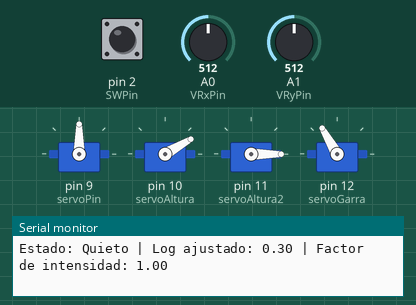
This sketch was run on a simulated Arduino Uno, built with avr-gcc and run on an emulated ATmega328P. Shown: 4 × servo, the last lines printed to the serial monitor. The test bench sets the inputs (shaded band); at power-on: A0 (VRxPin) = 512, pin 2 (SWPin) HIGH, A1 (VRyPin) = 512.

Above: at 1.2 s.
1.3 s: A0 (VRxPin) set to 550
4.3 s: A0 (VRxPin) set to 577
At 6.51 s:
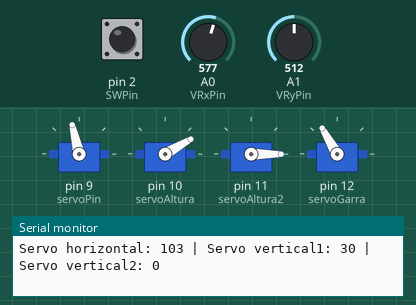
7.3 s: pin 2 (SWPin) pulled LOW for 1 s
At 7.59 s:
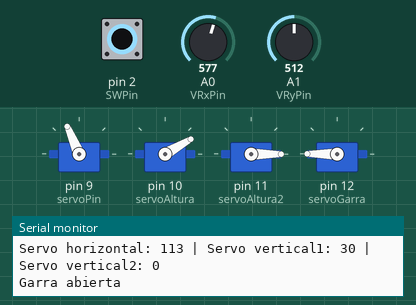
10.3 s: pin 2 (SWPin) pulled LOW for 3.2 s
At 14.6 s:
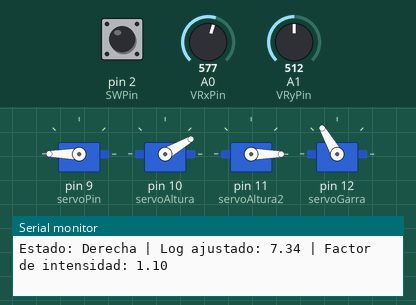
15.0 s: pin 2 (SWPin) pulled LOW for 0.15 s
At 16.2 s:
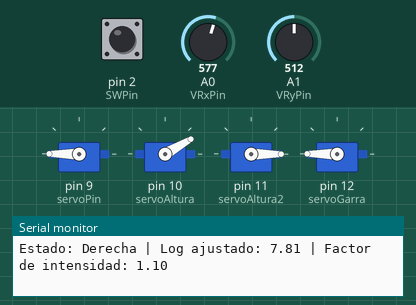
16.6 s: A0 (VRxPin) set to 475
19.6 s: A0 (VRxPin) set to 461
At 21.89 s:
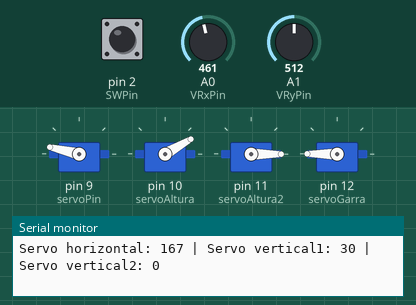
Timing chart, 0 to 29.4 s (numbered marks = the images above; inputs shaded):
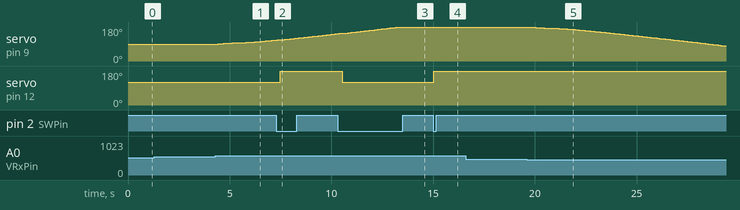

The sketch:

brazorobotico.ino
```cpp
#include <Servo.h>
#include <math.h>

// Pines Joystick
const int VRxPin = A0; // Eje X
const int VRyPin = A1; // Eje Y
const int SWPin  = 2;  // Botón pulsador

// Pines Servos
const int servoPin        = 9;  // Servo principal (horizontal)
const int servoAltura     = 10; // Servo vertical 1
const int servoAltura2    = 11; // Servo vertical 2
const int servoGarra      = 12; // Servo para la garra

// Creación de objetos de tipo Servo
Servo myServo;         // Servo horizontal
Servo alturaServo;     // Servo vertical 1
Servo altura2Servo;    // Servo vertical 2
Servo garraServo;      // Servo de la garra

// Variables para el estado de la garra
bool garraAbierta = false;
int garraPositionOpen    = 180; // Ángulo "abierto" de la garra (ajusta según tus necesidades)
int garraPositionClosed  = 120; // Ángulo "cerrado" de la garra (ajusta según tus necesidades)

// Variables de estado y posición de servos
unsigned long lastStateChangeTime = 0;
unsigned long currentTime;
String currentState  = "Quieto";
String previousState = "";

// Posiciones iniciales de los servos horizontal y vertical
int servoPosition        = 90;  // Inicialmente centrado
int servoAlturaPosition  = 30;  // Limitado a 0-65 grados
int servoAltura2Position = 0;   // Inicialmente en 0

// ----------------------------------------------------------------------------
// SETUP
// ----------------------------------------------------------------------------
void setup() {
  Serial.begin(9600);

  // Joystick: el botón SWPin con resistencia interna de pull-up
  pinMode(SWPin, INPUT_PULLUP);

  // Adjuntar servos a sus pines
  myServo.attach(servoPin);
  alturaServo.attach(servoAltura);
  altura2Servo.attach(servoAltura2);
  garraServo.attach(servoGarra);

  // Inicializar posiciones de servos
  myServo.write(servoPosition);           // Centro horizontal
  alturaServo.write(servoAlturaPosition); // Centro vertical 1
  altura2Servo.write(servoAltura2Position); // Inicialmente en 0
  garraServo.write(garraPositionClosed);  // Inicia con la garra cerrada
}

// ----------------------------------------------------------------------------
// LOOP
// ----------------------------------------------------------------------------
void loop() {
  int xValue = analogRead(VRxPin);
  int yValue = analogRead(VRyPin);

  // Determina el nuevo estado según posición del joystick
  String newState = determineState(xValue, yValue);

  // Si el estado ha cambiado, registrar tiempo y mostrar en Serial
  if (newState != currentState) {
    currentTime = millis();
    if (currentState != "") {
      unsigned long elapsedTime = currentTime - lastStateChangeTime;
      Serial.print("Estado anterior: ");
      Serial.print(currentState);
      Serial.print(" | Tiempo: ");
      Serial.print(elapsedTime / 1000.0, 2);
      Serial.println(" s");
    }
    currentState = newState;
    lastStateChangeTime = currentTime;
  }

  // Calcular tiempo transcurrido y log en base 2
  unsigned long elapsedInState = millis() - lastStateChangeTime;
  double logValue = calculateLogarithmBase2(elapsedInState / 1000.0);

  // Calcula un factor de intensidad según la distancia del joystick al centro
  double intensityFactor = calculateIntensityFactor(xValue, yValue);

  // Ajustar movimiento del servo en función del log y el factor de intensidad
  double adjustedMovement = logValue * intensityFactor;

  // Mostrar por Serial para depuración
  Serial.print("Estado: ");
  Serial.print(currentState);
  Serial.print(" | Log ajustado: ");
  Serial.print(adjustedMovement, 2);
  Serial.print(" | Factor de intensidad: ");
  Serial.println(intensityFactor, 2);

  // Actualizar ambos servos (horizontal y vertical) según el estado
  updateServos(adjustedMovement, currentState);

  // Manejar la garra (abrir/cerrar) mediante el botón pulsador
  handleGarra();

  // Pequeño retardo para "refrescar" la lectura del joystick
  delay(10);
}

// ----------------------------------------------------------------------------
// FUNCIONES AUXILIARES
// ----------------------------------------------------------------------------

// Determina el estado en base a la posición del joystick
String determineState(int x, int y) {
  const int threshold = 50;
  const int centerX   = 512;
  const int centerY   = 512;

  if (abs(x - centerX) < threshold && abs(y - centerY) < threshold)
    return "Quieto";
  if (x - centerX > threshold)   return "Derecha";
  if (centerX - x > threshold)   return "Izquierda";
  if (y - centerY > threshold)   return "Atrás";
  if (centerY - y > threshold)   return "Adelante";

  return "Desconocido";
}

// Calcula logaritmo base 2 multiplicado por 2 (con límite mínimo)
double calculateLogarithmBase2(double time) {
  if (time <= 0) return 0;
  double adjustedLog = (log(time) / log(2)) * 2; // Ajustar base y escala
  return adjustedLog > 0 ? adjustedLog : 1;
}

// Calcula la intensidad de movimiento en función de la distancia del joystick al centro
double calculateIntensityFactor(int x, int y) {
  const int centerX    = 512;
  const int centerY    = 512;
  const int maxOffset  = 512; // Máximo desplazamiento posible del joystick
  const int threshold  = 50;  // Pequeño margen muerto

  int offsetX = abs(x - centerX);
  int offsetY = abs(y - centerY);
  double offset = max(offsetX, offsetY);

  // Si la distancia es muy pequeña, evitamos movimientos
  if (offset < threshold) return 1.0;

  double adjustedOffset = offset - threshold;
  double adjustedMax    = maxOffset - threshold;
  double intensityFactor = 1.0 + (3.0 * adjustedOffset / adjustedMax);

  return constrain(intensityFactor, 0.1, 3.0);
}

// Actualiza la posición de ambos servos (horizontal y vertical)
void updateServos(double movement, String state) {
  int movementAmount = (int)movement;

  // Variables objetivo para cada servo
  int horizontalTargetPosition = servoPosition;
  int verticalTargetPosition1  = servoAlturaPosition;
  int verticalTargetPosition2  = servoAltura2Position;

  // Asigna el movimiento según el estado
  if (movementAmount > 0) {
    if (state == "Izquierda") {
      horizontalTargetPosition -= movementAmount;   // Gira hacia la izquierda
    } else if (state == "Derecha") {
      horizontalTargetPosition += movementAmount;   // Gira hacia la derecha
    } else if (state == "Adelante") {
      // Ajusta la altura hacia adelante
      // Primero mueve el servo de altura 1
      verticalTargetPosition1 -= movementAmount;
      // Si se excede, mueve el servo de altura 2
      if (verticalTargetPosition1 < 0) {
        verticalTargetPosition2 += abs(verticalTargetPosition1);
        verticalTargetPosition1 = 0;
      }
    } else if (state == "Atrás") {
      // Ajusta la altura hacia atrás
      // Primero mueve el servo de altura 1
      verticalTargetPosition1 += movementAmount;
      // Si se excede, mueve el servo de altura 2
      if (verticalTargetPosition1 > 65) {
        verticalTargetPosition2 += (verticalTargetPosition1 - 65);
        verticalTargetPosition1 = 65;
      }
    }

    // Restringir horizontal a [0,180]
    horizontalTargetPosition = constrain(horizontalTargetPosition, 0, 180);

    // Restringir vertical1 a [0,65]
    verticalTargetPosition1 = constrain(verticalTargetPosition1, 0, 65);

    // Restringir vertical2 a [0,65]
    verticalTargetPosition2 = constrain(verticalTargetPosition2, 0, 65);

    // Calcular el total de altura
    int totalAltura = verticalTargetPosition1 + verticalTargetPosition2;

    // Limitar totalAltura a 130 grados
    if (totalAltura > 130) {
      totalAltura = 130;
      // Ajustar vertical2Position si es necesario
      verticalTargetPosition2 = min(65, totalAltura - verticalTargetPosition1);
    }

    // Actualizar los objetivos de los servos
    verticalTargetPosition1 = constrain(verticalTargetPosition1, 0, 65);
    verticalTargetPosition2 = constrain(verticalTargetPosition2, 0, 65);

    // Actualizar los objetivos globales
    servoPosition = horizontalTargetPosition;
    servoAlturaPosition = verticalTargetPosition1;
    servoAltura2Position = verticalTargetPosition2;

    // Mover gradualmente los servos horizontal y vertical
    // Salimos del while si el estado cambia (ya no es el mismo).
    while ((myServo.read() != horizontalTargetPosition) ||
           (alturaServo.read() != verticalTargetPosition1) ||
           (altura2Servo.read() != verticalTargetPosition2)) {

      // Leer el joystick y determinar si el estado cambió
      int x = analogRead(VRxPin);
      int y = analogRead(VRyPin);
      String currentCheckState = determineState(x, y);

      // Si cambia el estado (por ejemplo, de 'Izquierda' a 'Quieto'), detén el movimiento
      if (currentCheckState != state) {
        Serial.println("Cambio de estado detectado, deteniendo movimiento.");
        break;
      }

      // Ajustar el servo horizontal
      if (myServo.read() < horizontalTargetPosition) {
        myServo.write(myServo.read() + 1);
      } else if (myServo.read() > horizontalTargetPosition) {
        myServo.write(myServo.read() - 1);
      }

      // Ajustar el servo vertical 1
      if (alturaServo.read() < verticalTargetPosition1) {
        alturaServo.write(alturaServo.read() + 1);
      } else if (alturaServo.read() > verticalTargetPosition1) {
        alturaServo.write(alturaServo.read() - 1);
      }

      // Ajustar el servo vertical 2
      if (altura2Servo.read() < verticalTargetPosition2) {
        altura2Servo.write(altura2Servo.read() + 1);
      } else if (altura2Servo.read() > verticalTargetPosition2) {
        altura2Servo.write(altura2Servo.read() - 1);
      }

      // Mostrar por Serial para debug
      Serial.print("Servo horizontal: ");
      Serial.print(myServo.read());
      Serial.print(" | Servo vertical1: ");
      Serial.print(alturaServo.read());
      Serial.print(" | Servo vertical2: ");
      Serial.println(altura2Servo.read());

      // Retardo leve para no mover demasiado rápido
      delay(10);
    }
  }
}

// Maneja la apertura/cierre de la garra al pulsar el botón
void handleGarra() {
  static bool lastButtonState = HIGH;
  bool buttonState = digitalRead(SWPin);

  // Transición de HIGH a LOW => el botón se ha pulsado
  if (lastButtonState == HIGH && buttonState == LOW) {
    garraAbierta = !garraAbierta; // Cambia el estado de la garra

    if (garraAbierta) {
      garraServo.write(garraPositionOpen);
      Serial.println("Garra abierta");
    } else {
      garraServo.write(garraPositionClosed);
      Serial.println("Garra cerrada");
    }
    delay(200); // Pequeño delay para debounce
  }
  lastButtonState = buttonState;
}
```

Measured:
- the behaviour switches between 562 and 563 on A0 (VRxPin) (found by bisection; images 0 and 1)
- the behaviour switches between 462 and 461 on A0 (VRxPin) (found by bisection; images 4 and 5)
- after the input at 4.3 s, servo on pin 9 (servoPin): moves from 90° to 111° over 2.8 s, starting after 0.14 s
- after the input at 7.3 s, servo on pin 12 (servoGarra): 120° → 180° after 0.18 s
- after the input at 10.3 s, servo on pin 12 (servoGarra): 180° → 120° after 0.23 s
- after the input at 15.0 s, servo on pin 12 (servoGarra): 120° → 180° at once
- after the input at 19.6 s, servo on pin 9 (servoPin): moves from 180° to 80° over 9.6 s, starting after 0.17 s
